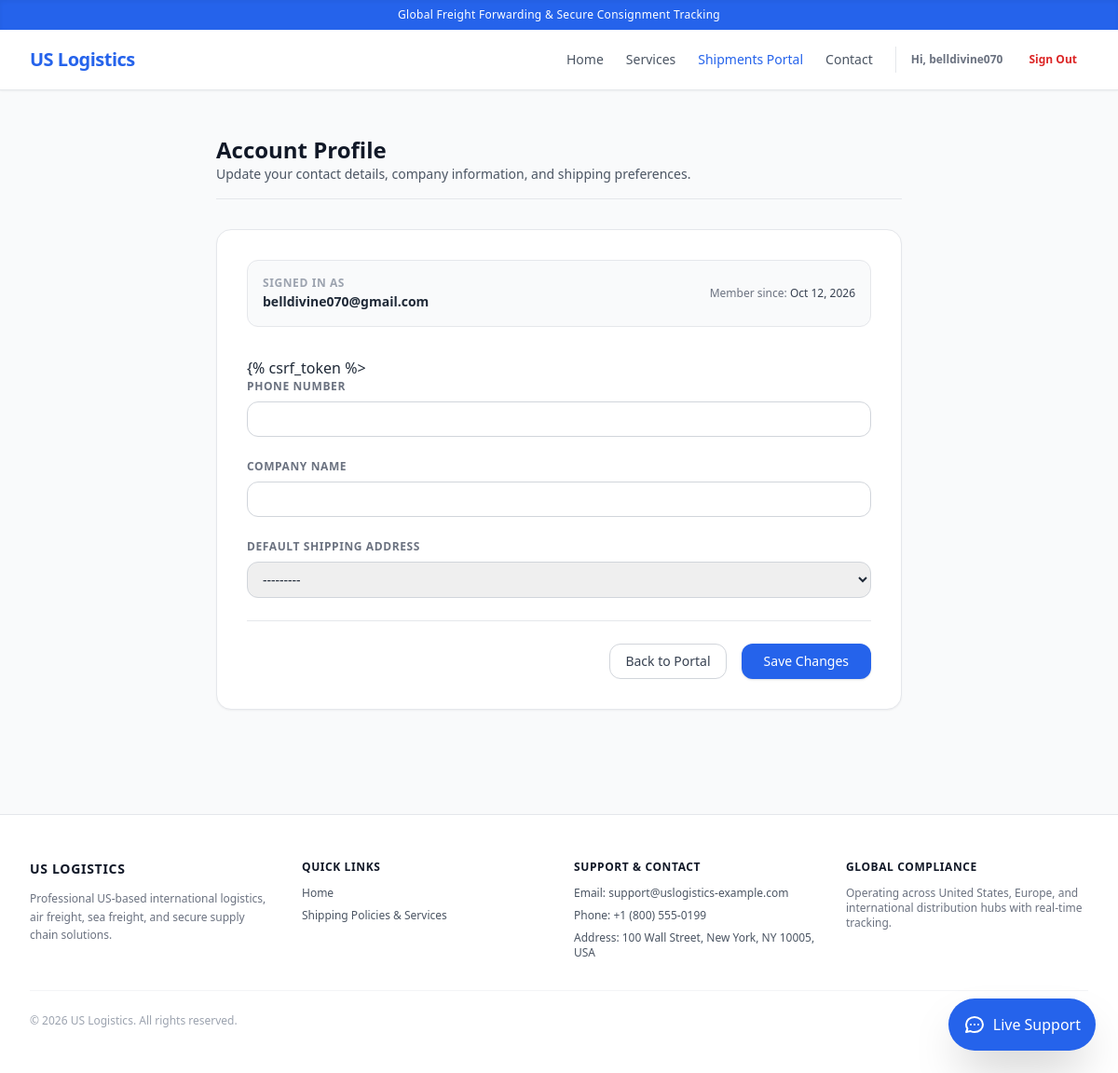
/accounts/profile/ (signed in), run on the app's committed database.
### core/models.py (models this page shows, shortened)
class AppVariable(models.Model):
    key = models.CharField(max_length=100, unique=True)
    value = models.TextField(blank=True)
    description = models.CharField(max_length=255, blank=True)

### accounts/models.py (models this page shows, shortened)
class CustomerProfile(models.Model):
    user = models.OneToOneField(
        settings.AUTH_USER_MODEL,
        on_delete=models.CASCADE,
        related_name='profile'
    )
    phone_number = models.CharField(max_length=30, blank=True)
    company_name = models.CharField(max_length=100, blank=True)
    default_shipping_address = models.ForeignKey(
        'shipments.Location',
        on_delete=models.SET_NULL,
        null=True,
        blank=True,
        related_name='default_shipping_profiles'
    )

### accounts/views.py (the view, shortened to what this page needs)
# urls.py: path('profile/', CustomerProfileUpdateView.as_view(), name='customer_profile'),
class CustomerProfileUpdateView(LoginRequiredMixin, UpdateView):
    model = CustomerProfile
    form_class = CustomerProfileForm
    template_name = 'accounts/profile.html'
    success_url = reverse_lazy('customer_profile')
    def get_object(self, queryset=None):
        profile, created = CustomerProfile.objects.get_or_create(user=self.request.user)
        return profile

### accounts/forms.py
class CustomerProfileForm(forms.ModelForm):
    phone_number = forms.CharField(required=False, widget=forms.TextInput(attrs={'class': 'w-full border border-gray-300 rounded-xl px-3 py-2 text-sm'}))
    company_name = forms.CharField(required=False, widget=forms.TextInput(attrs={'class': 'w-full border border-gray-300 rounded-xl px-3 py-2 text-sm'}))
    class Meta:
        model = CustomerProfile
        fields = ('phone_number', 'company_name', 'default_shipping_address')
        widgets = {
            'default_shipping_address': forms.Select(attrs={'class': 'w-full border border-gray-300 rounded-xl px-3 py-2 text-sm'}),
        }

### core/context_processors.py (called while the page is built)
def app_variables(request):
    try:
        vars_dict = {var.key: var.value for var in AppVariable.objects.all()}
    except Exception:
        vars_dict = {}
    return {'app_vars': vars_dict}

### shipments/models.py (called while the page is built)
    def __str__(self):
        return f"{self.name} ({self.city}, {self.country})"

### templates/accounts/profile.html (shortened to what this page needs)
{% extends 'base.html' %}
{% block content %}
<div class="max-w-3xl mx-auto px-4 py-12">
    <div class="mb-8 border-b pb-4">
        <h1 class="text-2xl font-bold text-gray-900">Account Profile</h1>
        <p class="text-sm text-gray-600">Update your contact details, company information, and shipping preferences.</p>
    </div>
    <div class="bg-white shadow-sm rounded-2xl p-8 border border-gray-200">
        <div class="mb-8 p-4 bg-gray-50 rounded-xl border border-gray-200 flex flex-col sm:flex-row justify-between items-start sm:items-center gap-4">
            <div>
                <p class="text-xs font-bold text-gray-400 uppercase tracking-wider">Signed in as</p>
                <p class="text-sm font-semibold text-gray-800 mt-0.5">{{ request.user.email|default:request.user.username }}</p>
            </div>
            <div class="text-xs text-gray-500">
                Member since: <span class="font-medium text-gray-700">{{ request.user.date_joined|date:"M d, Y" }}</span>
            </div>
        </div>
        <form method="post" class="space-y-6">
            {% csrf_token %>
            {% for field in form %}
            <div>
                <label class="block text-xs font-semibold text-gray-500 uppercase tracking-wider mb-2">
                    {{ field.label }}
                </label>
                {{ field }}
            </div>
            {% endfor %}
            <div class="flex justify-end space-x-4 pt-6 border-t">
                <a href="{% url 'customer_portal' %}" class="px-4 py-2 border border-gray-300 rounded-xl text-sm font-medium text-gray-700 hover:bg-gray-50 transition">
                    Back to Portal
                </a>
                <button type="submit" class="bg-blue-600 hover:bg-blue-700 text-white px-6 py-2 rounded-xl text-sm font-medium shadow transition">
                    Save Changes
                </button>
            </div>
        </form>
    </div>
</div>
{% endblock %}

### templates/base.html (shortened to what this page needs)
<!DOCTYPE html>
<html lang="en">
<head>
    <script src="https://cdn.tailwindcss.com"></script>
    <link rel="stylesheet" href="https://unpkg.com/leaflet@1.9.4/dist/leaflet.css" />
</head>
<body class="bg-gray-50 text-gray-800 flex flex-col min-h-screen font-sans antialiased">
    {% if app_vars.SITE_TAGLINE %}
    <div class="bg-blue-600 text-white text-xs py-2 px-4 text-center font-medium tracking-wide shadow-inner">
        {{ app_vars.SITE_TAGLINE }}
    </div>
    {% endif %}
    <nav class="bg-white border-b border-gray-200 sticky top-0 z-40 shadow-sm">
        <div class="max-w-7xl mx-auto px-4 sm:px-6 lg:px-8">
            <div class="flex justify-between h-16 items-center">
                <div class="flex items-center">
                    <a href="{% url 'home' %}" class="text-xl font-extrabold text-blue-600 tracking-tight">
                        {{ app_vars.SITE_NAME|default:"US Logistics" }}
                    </a>
                </div>
                <div class="hidden md:flex items-center space-x-6">
                    <a href="{% url 'home' %}" class="text-sm font-medium text-gray-600 hover:text-blue-600 transition">Home</a>
                    <a href="{% url 'home' %}#services" class="text-sm font-medium text-gray-600 hover:text-blue-600 transition">Services</a>
                    {% if request.user.is_authenticated %}
                    <a href="{% url 'customer_portal' %}" class="text-sm font-medium text-blue-600 hover:text-blue-700 transition">Shipments Portal</a>
                    {% endif %}
                    <a href="{% url 'home' %}#contact" class="text-sm font-medium text-gray-600 hover:text-blue-600 transition">Contact</a>
                    {% if request.user.is_authenticated %}
                    <div class="flex items-center space-x-4 pl-4 border-l border-gray-200">
                        <span class="text-xs font-semibold text-gray-500">Hi, {{ request.user.username }}</span>
                        <form action="{% url 'logout' %}" method="post" class="inline">
                            <button type="submit" class="text-xs font-semibold text-red-600 hover:bg-red-50 px-3 py-1.5 rounded-lg transition">Sign Out</button>
                        </form>
                    </div>
                    {% else %}
                    <div class="flex items-center space-x-3 pl-4 border-l border-gray-200">
                        <a href="{% url 'login' %}" class="text-sm font-semibold text-blue-600 hover:text-blue-700 transition">Sign In</a>
                    </div>
                    {% endif %}
                </div>
            </div>
        </div>
    </nav>
    <main class="flex-1">
        {% block content %}
        {% endblock %}
    </main>
    <footer class="bg-white border-t border-gray-200 mt-16">
        <div class="max-w-7xl mx-auto px-4 sm:px-6 lg:px-8 py-12">
            <div class="grid grid-cols-1 md:grid-cols-4 gap-8 mb-8">
                <div>
                    <h3 class="text-sm font-bold text-gray-900 uppercase tracking-wider mb-3">{{ app_vars.SITE_NAME|default:"US Logistics" }}</h3>
                    <p class="text-xs text-gray-500 leading-relaxed">{{ app_vars.SITE_DESCRIPTION|default:"Professional US-based international logistics, air freight, sea freight, and secure supply chain solutions." }}</p>
                </div>
                <div>
                    <h4 class="text-xs font-bold text-gray-900 uppercase tracking-wider mb-3">Quick Links</h4>
                    <ul class="space-y-2 text-xs text-gray-600">
                        <li><a href="{% url 'home' %}" class="hover:underline">Home</a></li>
                        <li><a href="{% url 'home' %}#services" class="hover:underline">Shipping Policies & Services</a></li>
                    </ul>
                </div>
                <div>
                    <h4 class="text-xs font-bold text-gray-900 uppercase tracking-wider mb-3">Support & Contact</h4>
                    <ul class="space-y-2 text-xs text-gray-600">
                        <li>Email: {{ app_vars.SUPPORT_EMAIL|default:"support@uslogistics-example.com" }}</li>
                        <li>Phone: {{ app_vars.COMPANY_PHONE|default:"+1 (800) 555-0199" }}</li>
                        <li>Address: {{ app_vars.COMPANY_ADDRESS|default:"100 Wall Street, New York, NY 10005, USA" }}</li>
                    </ul>
                </div>
                <div>
                    <h4 class="text-xs font-bold text-gray-900 uppercase tracking-wider mb-3">Global Compliance</h4>
                    <p class="text-xs text-gray-500">Operating across United States, Europe, and international distribution hubs with real-time tracking.</p>
                </div>
            </div>
            <div class="border-t border-gray-100 pt-6 flex flex-col sm:flex-row justify-between items-center text-xs text-gray-400">
                <p>&copy; 2026 {{ app_vars.SITE_NAME|default:"US Logistics" }}. All rights reserved.</p>
            </div>
        </div>
    </footer>
    <div id="support-chat-widget" class="fixed bottom-6 right-6 z-50">
        <button id="chat-toggle-btn" class="bg-blue-600 hover:bg-blue-700 text-white rounded-full p-4 shadow-2xl flex items-center space-x-2 transition-transform hover:scale-105">
            <span class="font-medium hidden sm:inline">Live Support</span>
        </button>
    </div>
</body>
</html>

### data on the page
AppVariable: SITE_TAGLINE "Global Freight Forwarding & Secure Consignment Tracking"
AppVariable: SITE_NAME "US Logistics", SITE_NAME "US LOGISTICS"
CustomerProfile: form "---------"
AppVariable: SUPPORT_EMAIL "support@uslogistics-example.com"
AppVariable: COMPANY_PHONE "+1 (800) 555-0199"
AppVariable: COMPANY_ADDRESS "100 Wall Street, New York, NY 10005, USA"

### other printed values
{{ request.user.username }} "belldivine070"
{{ request.user.email|default:request.user.username }} "belldivine070@gmail.com"
{{ request.user.date_joined|date:"M d, Y" }} "Oct 12, 2026"
{{ field.label }} "PHONE NUMBER" "COMPANY NAME" "DEFAULT SHIPPING ADDRESS"
